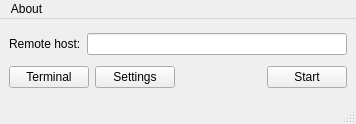
<?xml version="1.0" encoding="UTF-8"?>
<ui version="4.0">
 <class>UGMainWindowDlg</class>
 <widget class="QMainWindow" name="UGMainWindowDlg">
  <property name="geometry">
   <rect>
    <x>0</x>
    <y>0</y>
    <width>356</width>
    <height>124</height>
   </rect>
  </property>
  <property name="sizePolicy">
   <sizepolicy hsizetype="Fixed" vsizetype="Fixed">
    <horstretch>0</horstretch>
    <verstretch>0</verstretch>
   </sizepolicy>
  </property>
  <property name="minimumSize">
   <size>
    <width>356</width>
    <height>124</height>
   </size>
  </property>
  <property name="maximumSize">
   <size>
    <width>356</width>
    <height>124</height>
   </size>
  </property>
  <property name="windowTitle">
   <string>UltraGrid</string>
  </property>
  <widget class="QWidget" name="centralwidget">
   <layout class="QVBoxLayout" name="verticalLayout">
    <item>
     <layout class="QHBoxLayout" name="horizontalLayout_2">
      <item>
       <widget class="QLabel" name="label">
        <property name="toolTip">
         <string/>
        </property>
        <property name="text">
         <string>Remote host:</string>
        </property>
       </widget>
      </item>
      <item>
       <widget class="QLineEdit" name="address">
        <property name="toolTip">
         <string>&lt;html&gt;&lt;head/&gt;&lt;body&gt;&lt;p&gt;Write a receiver address if we act as a sender (or both sender and receiver).&lt;/p&gt;&lt;p&gt;If this computer acts only as receiver, this field is optional but is recommended to fill in a sender address (for receiver reports).&lt;/p&gt;&lt;/body&gt;&lt;/html&gt;</string>
        </property>
       </widget>
      </item>
     </layout>
    </item>
    <item>
     <layout class="QHBoxLayout" name="horizontalLayout">
      <item>
       <widget class="QPushButton" name="pushButton_terminal">
        <property name="toolTip">
         <string>Show UltraGrid output</string>
        </property>
        <property name="text">
         <string>Terminal</string>
        </property>
       </widget>
      </item>
      <item>
       <widget class="QPushButton" name="pushButton_advanced">
        <property name="toolTip">
         <string>Settings</string>
        </property>
        <property name="text">
         <string>Settings</string>
        </property>
       </widget>
      </item>
      <item>
       <spacer name="horizontalSpacer">
        <property name="orientation">
         <enum>Qt::Horizontal</enum>
        </property>
        <property name="sizeHint" stdset="0">
         <size>
          <width>40</width>
          <height>20</height>
         </size>
        </property>
       </spacer>
      </item>
      <item>
       <widget class="QPushButton" name="pushButton_start">
        <property name="toolTip">
         <string>&lt;html&gt;&lt;head/&gt;&lt;body&gt;&lt;p&gt;Start UltraGrid&lt;/p&gt;&lt;p&gt;UltraGrid should have beed correctly set in a Settings dialog prior to starting it.&lt;/p&gt;&lt;/body&gt;&lt;/html&gt;</string>
        </property>
        <property name="text">
         <string>Start</string>
        </property>
       </widget>
      </item>
     </layout>
    </item>
   </layout>
  </widget>
  <widget class="QStatusBar" name="statusbar"/>
  <widget class="QMenuBar" name="menubar">
   <property name="geometry">
    <rect>
     <x>0</x>
     <y>0</y>
     <width>356</width>
     <height>23</height>
    </rect>
   </property>
   <widget class="QMenu" name="menuAbout">
    <property name="title">
     <string>About</string>
    </property>
    <addaction name="actionAbout"/>
   </widget>
   <addaction name="menuAbout"/>
  </widget>
  <action name="actionAbout">
   <property name="text">
    <string>About</string>
   </property>
  </action>
 </widget>
 <resources/>
 <connections/>
</ui>
